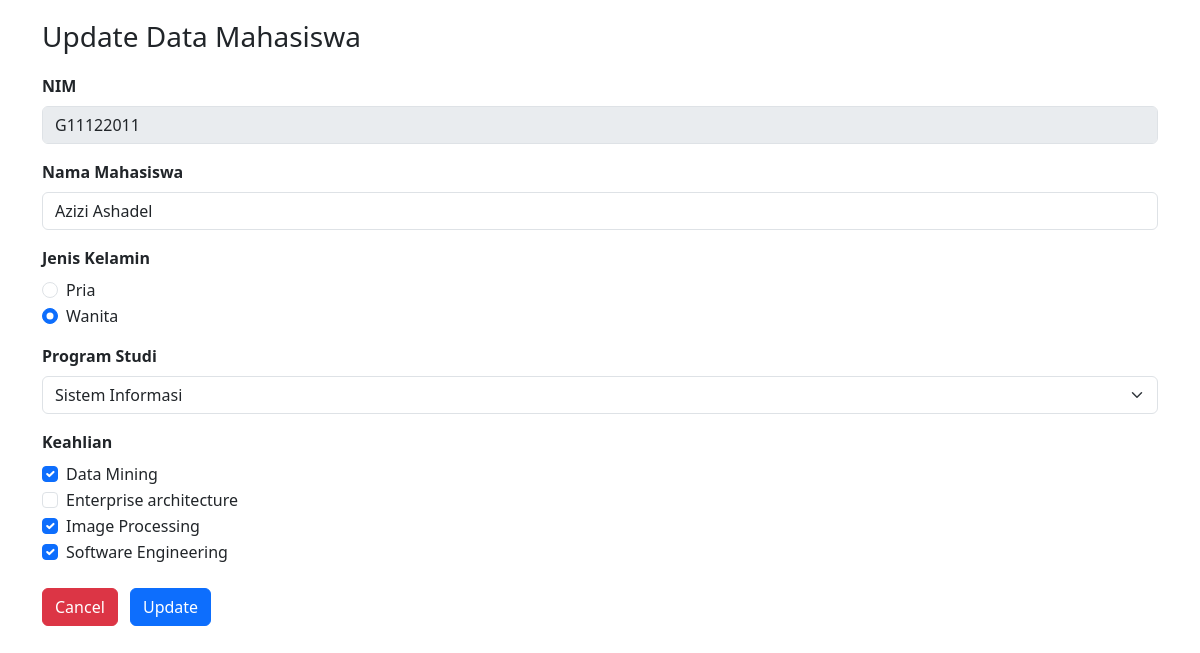
Screenshot of /edit_form.php?id=2 with the database file from the repository.
### tables this page shows
CREATE TABLE `mahasiswa` (
  `id` int(10) NOT NULL,
  `nim` varchar(50) NOT NULL,
  `nama_mahasiswa` varchar(50) NOT NULL,
  `jenis_kelamin` enum('Pria','Wanita') NOT NULL,
  `program_studi` varchar(50) NOT NULL,
  `keahlian` varchar(100) NOT NULL
);

### edit_form.php (the view, shortened to what this page needs)
<?php
include("koneksi.php");
$id = $_GET['id'];
$sql = "select * from mahasiswa where id = $id";
$query = mysqli_query($koneksi, $sql);
$mhs = mysqli_fetch_assoc($query);
$checked = explode(",", $mhs['keahlian']);
?>
<!doctype html>
<html lang="en">
  <head>
    <link href="https://cdn.jsdelivr.net/npm/bootstrap@5.3.0/dist/css/bootstrap.min.css" rel="stylesheet">
  </head>
  <body>
    <div class="container">
        <div class="col-md-12">
        <h3 style="margin: 20px 0px 20px 0px">Update Data Mahasiswa</h3>
        <form method="post" action="edit_aksi.php" class="form_horizontal">
            <div class="mb-3">
                <label class="form-label fw-bold">NIM</label>
                <input type="text" name="nim" class="form-control" value="<?php echo $mhs['nim'] ?>" disabled>
            </div>
            <div class="mb-3">
                <label class="form-label fw-bold">Nama Mahasiswa</label>
                <input type="text" name="nama_mahasiswa" class="form-control" value="<?php echo $mhs['nama_mahasiswa'] ?>">
            </div>
            <div class="mb-3">
                <label class="form-label fw-bold">Jenis Kelamin</label>
                <div class="form-check">
                <input class="form-check-input" type="radio" name="jenis_kelamin" value="Pria" <?php if($mhs['jenis_kelamin'] == 'Pria') echo 'checked' ?>>
                <label class="form-check-label">
                    Pria
                        </label>
                    </div>
                <div class="form-check">
                 <input class="form-check-input" type="radio" name="jenis_kelamin" value="Wanita" <?php if($mhs['jenis_kelamin'] == 'Wanita') echo 'checked' ?>>
                <label class="form-check-label">
                    Wanita
                        </label>
                    </div>
                </div>
                <div class="mb-3">
                    <label class="form-label fw-bold">Program Studi</label>
                    <select class="form-select" name="program_studi">
                        <option value="Sistem Informasi" <?php if($mhs['program_studi'] == 'Sistem Informasi') echo 'selected' ?>>Sistem Informasi</option>
                    </select>
                </div>
                <div class="mb-3">
                <label class="form-label fw-bold">Keahlian</label>
                <div class="form-check">
                    <input class="form-check-input" type="checkbox" name="keahlian[]" value="Data Mining" <?php if(in_array("Data Mining", $checked)) echo "checked" ?>>
                    <label class="form-check-label">
                        Data Mining
                     </label>
                </div>
                <div class="form-check">
                    <input class="form-check-input" type="checkbox" name="keahlian[]" value="Enterprise architecture" <?php if(in_array("Enterprise architecture", $checked)) echo "checked" ?>>
                    <label class="form-check-label">
                        Enterprise architecture
                     </label>
                </div>
                <div class="form-check">
                    <input class="form-check-input" type="checkbox" name="keahlian[]" value="Image Processing" <?php if(in_array("Image Processing", $checked)) echo "checked" ?>>
                    <label class="form-check-label">
                        Image Processing
                     </label>
                </div>
                <div class="form-check">
                    <input class="form-check-input" type="checkbox" name="keahlian[]" value="Software Engineering" <?php if(in_array("Software Engineering", $checked)) echo "checked" ?>>
                    <label class="form-check-label">
                        Software Engineering
                     </label>
                </div>
                </div>
                <div class="form-group mt-4">
                    <button type="reset" name="reset" class="btn btn-danger btn-space">Cancel</button>
                    <button type="submit" name="update" class="btn btn-primary">Update</button>
                </div>
            </form>
        </div>
    </div>
  </body>
</html>

### edit_form.php (style rules this page uses)
.btn-space { margin-right: 8px }

### rows the page displays
mahasiswa: nim "G11122011", nama_mahasiswa "Azizi Ashadel", jenis_kelamin "☑", program_studi "Sistem Informasi", keahlian "☑"
